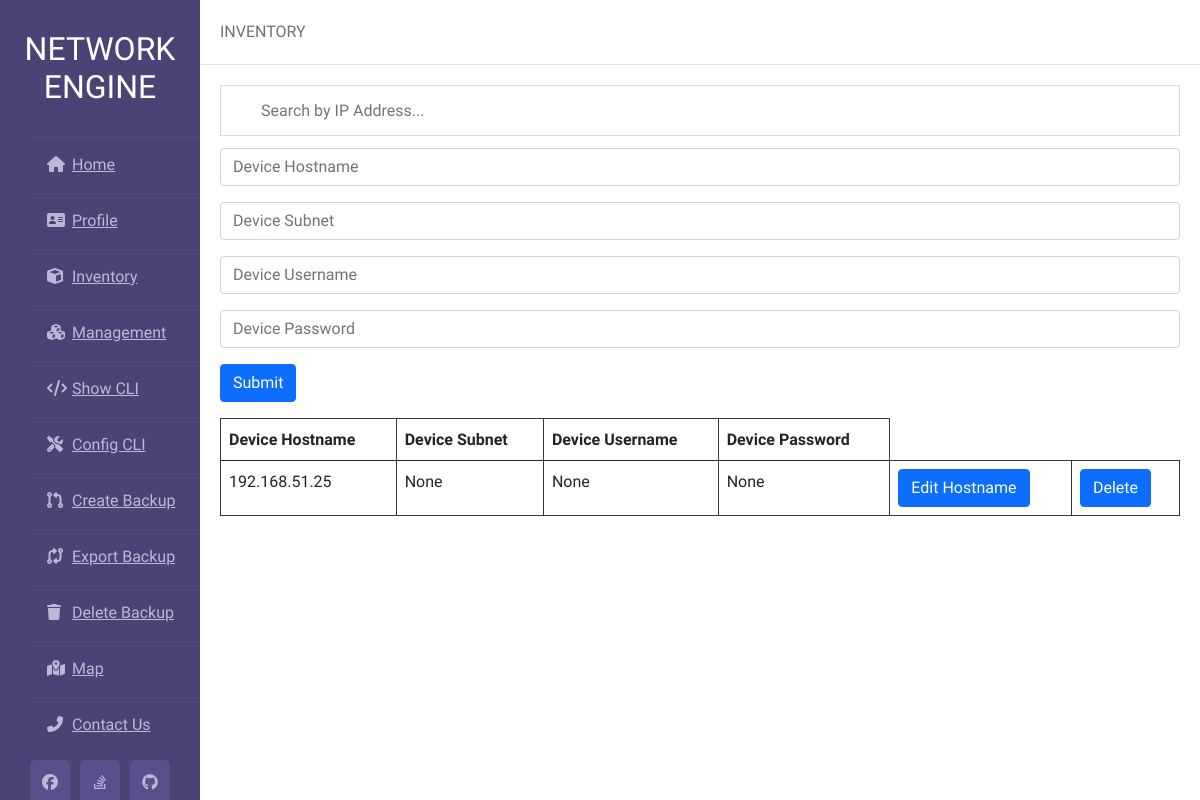
Before: /inventory with the older database file.
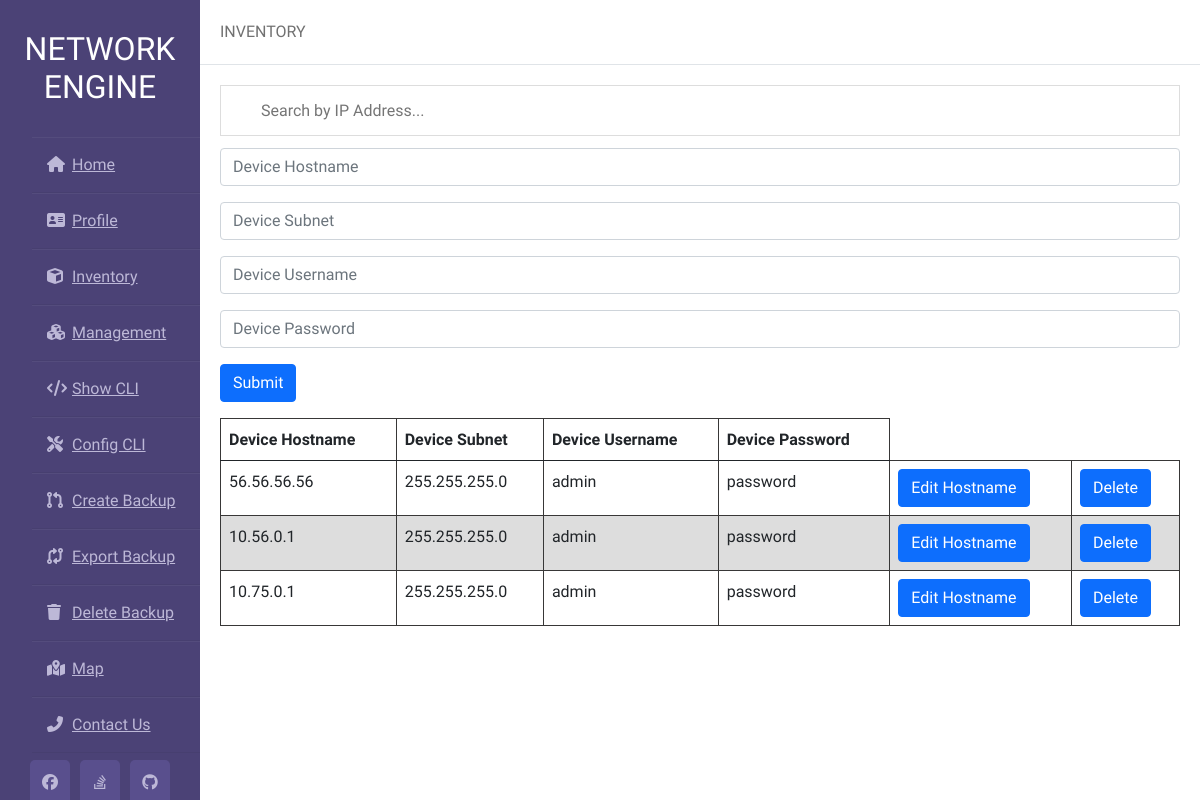
After: the same page with the newer database file.
### app/models.py (models this page shows)
class Device(db.Model):
    hostname_id = db.Column(db.String, primary_key=True, nullable=False, unique=False)
    subnet = db.Column(db.String, unique=False)
    username = db.Column(db.String, unique=False)
    password = db.Column(db.String, unique=False)

### app/views.py (the view)
@app.route("/inventory", methods=["GET"])
def inventory():
    devices = db.session.query(Device).all()
    return render_template("inventory.html", devices=devices)

### app/templates/inventory.html (shortened to what the changed rows need)
<!DOCTYPE html>
<html lang="en">
<head>
    <link rel="stylesheet" href= "{{ url_for('static',filename='styles/styles.css') }}">
    <link href="https://cdn.jsdelivr.net/npm/bootstrap@5.0.0-beta1/dist/css/bootstrap.min.css" rel="stylesheet"
>
</head>
<body>
    <div class="wrapper">
        <div class="sidebar">
            <h2>Network Engine</h2>
        </div>
        <div class="main_content">
            <div class="info" id="info">
                <table class="table">
                    <thead>
                      <tr>
                        <th scope="col">Device Hostname</th>
                        <th scope="col">Device Subnet</th>
                        <th scope="col">Device Username</th>
                        <th scope="col">Device Password</th>
                      </tr>
                    </thead>
                    <tbody id="new-device" hx-target="closest tr" hx-swap="outerHTML swap:0.5s">
                        {%for device in devices%}
                        <tr>
                            <td>{{device.hostname_id}}</td>
                            <td>{{device.subnet}}</td>
                            <td>{{device.username}}</td>
                            <td>{{device.password}}</td>
                            <td>
                                <button class="btn btn-primary"
                                    hx-get="/get-edit-form/{{device.hostname_id}}">
                                    Edit Hostname
                                </button>
                            </td>
                            <td>
                                <button class="btn btn-primary"
                                    hx-delete="/delete/{{device.hostname_id}}">
                                    Delete
                                </button>
                            </td>
                        </tr>
                        {%endfor%}
                    </tbody>
                </table>
            </div>
        </div>
    </div>
</body>
</html>

Changed rows visible on the page:
removed Device: hostname_id "192.168.51.25", subnet "None", username "None", password "None"
added Device: hostname_id "56.56.56.56", subnet "255.255.255.0", username "admin", password "password"
added Device: hostname_id "10.56.0.1", subnet "255.255.255.0", username "admin", password "password"
added Device: hostname_id "10.75.0.1", subnet "255.255.255.0", username "admin", password "password"
